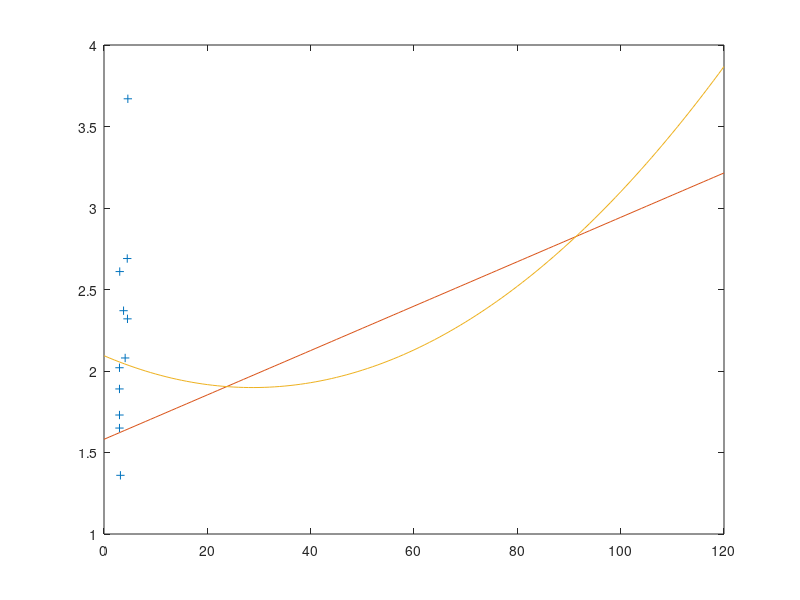

Here is the MATLAB script that generated this plot:
Light=[20 20 20 20 21 24 44 60 90 94 101]
rmax=[1.73 1.65 2.02 1.89 2.61 1.36 2.37 2.08 2.69 2.32 3.67]
C=polyfit(Light,rmax,1)
D=polyfit(Light,rmax,2)
xvals=0:120;
yhat=polyval(C,xvals);
yyhat=polyval(D,xvals);
plot(log(Light),rmax,'+',xvals,yhat,xvals,yyhat)